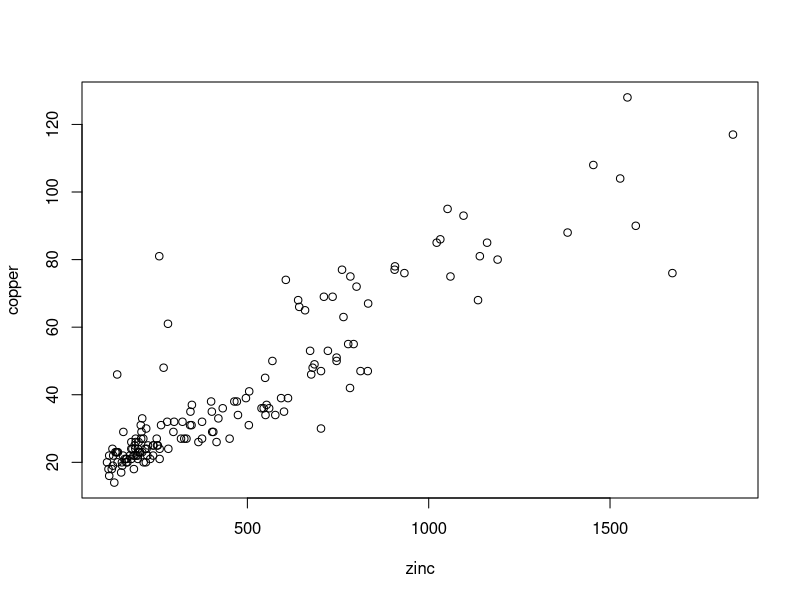
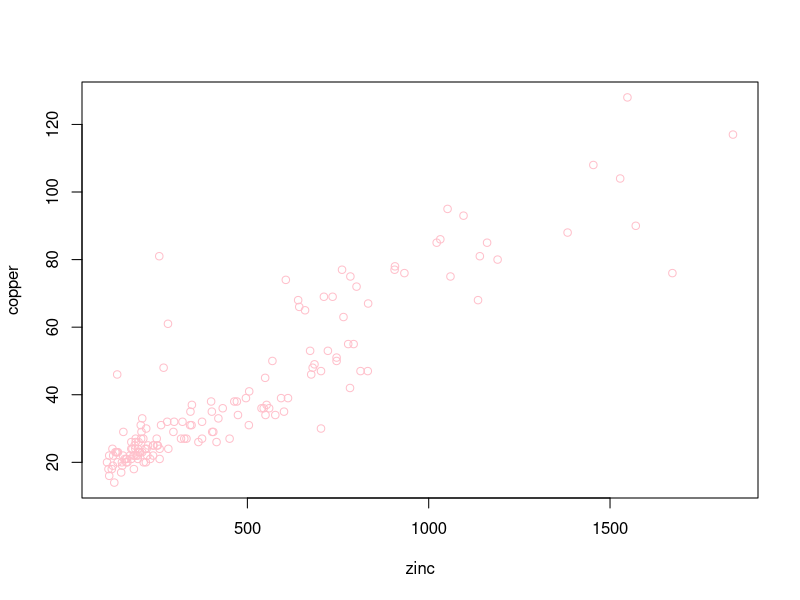
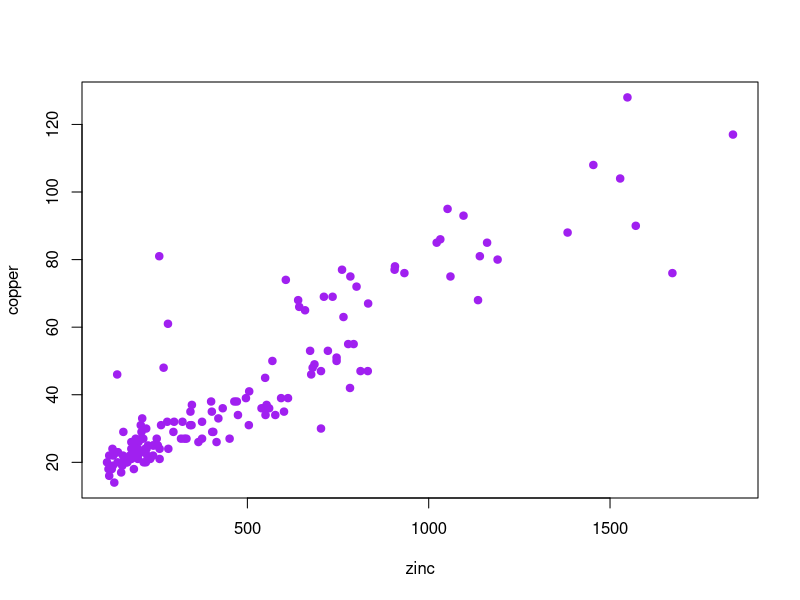
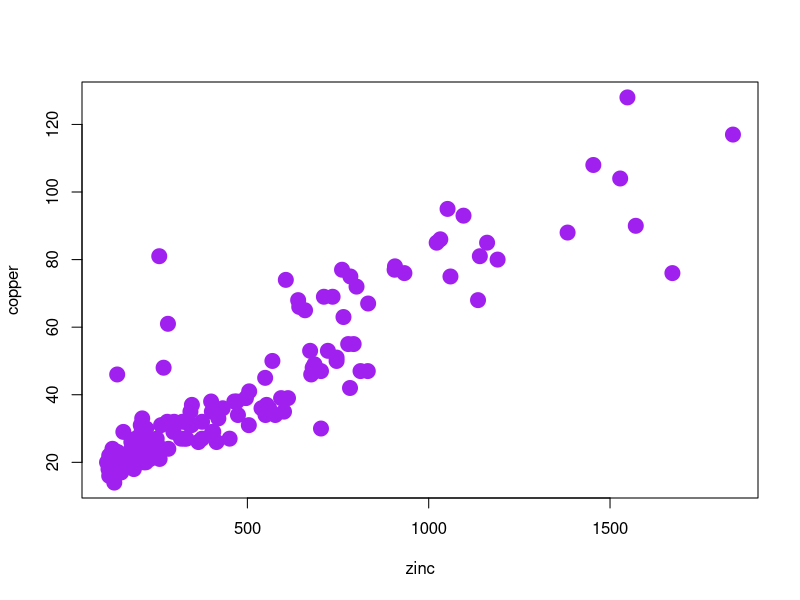

Source code (R) for these figures, in order:
install.packages("sp")

library(sp)
data(meuse)
#to enter a comment
meuse
#let's look at the first row of the set
head(meuse)
#let's plot two variables if is there a correlation between the two events
#let's see if is there a connection between the zin concentration and the copper
#to attach the dataset write "attach"
attach(meuse)
plot(zinc,copper)
plot(zinc,copper,col="pink")
#pch to use a simbol in the graph
plot(zinc,copper,col="purple",pch=19)
#cex is for the form of the points bigger or smaller
plot(zinc,copper,col="purple",pch=19,cex=2)
